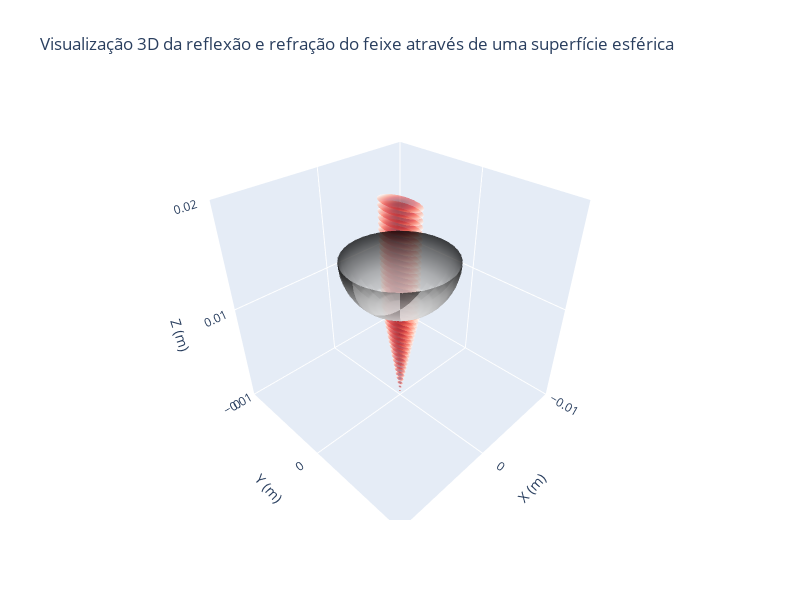

Notebook code cell kept with this figure:
### Code cell
gb = GaussianBeam.simple_astigmatic()
elipsoid = Surface(A=.5e-2, B=.5e-2, C=.5e-2, O=array([[0,0,1.5e-2]]).T)

gbi, gbr, gbt = elipsoid.reflect_and_refract(gb)

surface_el = elipsoid.surface()

zi = linspace(-1e-2,0, 20)
zr = linspace(0, 2e-2, 40)
zt = linspace(0, 2e-2, 40)

surfaces_i = gbi.wavefront_surfaces(zi)
surfaces_r = gbr.wavefront_surfaces(zr)
surfaces_t = gbt.wavefront_surfaces(zt)

fig_el = go.Figure()

plot_wavefronts(fig_el, [*surfaces_i, *surfaces_t])
plot_surface(fig_el, surface_el)

fig_el.update_layout(
    title="Visualização 3D da reflexão e refração do feixe através de uma superfície esférica",
    scene=dict(
        xaxis=dict(title='X (m)',range=[-1e-2, 1e-2]),
        yaxis=dict(title='Y (m)',range=[-1e-2, 1e-2]),
        zaxis=dict(title='Z (m)',range=[ 0, 2e-2]),
        aspectmode='cube'
    ),
    autosize=False,
    width=800,
    height=600,
)

fig_el.show()

### Figure 1 — Plotly figure (JSON) as saved in the notebook; plotly's stock layout.template omitted (floating-point values rounded to 4 significant figures; data arrays with more than 128 entries replaced by an {"elided": "..."} marker saying what was removed)
{"data": [{"colorscale": [[0, "rgb(255,245,240)"], [0.125, "rgb(254,224,210)"], [0.25, "rgb(252,187,161)"], [0.375, "rgb(252,146,114)"], [0.5, "rgb(251,106,74)"], [0.625, "rgb(239,59,44)"], [0.75, "rgb(203,24,29)"], [0.875, "rgb(165,15,21)"], [1, "rgb(103,0,13)"]], "hoverinfo": "none", "opacity": 0.5, "showlegend": false, "showscale": false, "type": "surface", "x": {"elided": "20x20 float values"}, "y": {"elided": "20x20 float values"}, "z": {"elided": "20x20 float values"}}, {"colorscale": [[0, "rgb(255,245,240)"], [0.125, "rgb(254,224,210)"], [0.25, "rgb(252,187,161)"], [0.375, "rgb(252,146,114)"], [0.5, "rgb(251,106,74)"], [0.625, "rgb(239,59,44)"], [0.75, "rgb(203,24,29)"], [0.875, "rgb(165,15,21)"], [1, "rgb(103,0,13)"]], "hoverinfo": "none", "opacity": 0.5, "showlegend": false, "showscale": false, "type": "surface", "x": {"elided": "20x20 float values"}, "y": {"elided": "20x20 float values"}, "z": {"elided": "20x20 float values"}}, {"colorscale": [[0, "rgb(255,245,240)"], [0.125, "rgb(254,224,210)"], [0.25, "rgb(252,187,161)"], [0.375, "rgb(252,146,114)"], [0.5, "rgb(251,106,74)"], [0.625, "rgb(239,59,44)"], [0.75, "rgb(203,24,29)"], [0.875, "rgb(165,15,21)"], [1, "rgb(103,0,13)"]], "hoverinfo": "none", "opacity": 0.5, "showlegend": false, "showscale": false, "type": "surface", "x": {"elided": "20x20 float values"}, "y": {"elided": "20x20 float values"}, "z": {"elided": "20x20 float values"}}, {"colorscale": [[0, "rgb(255,245,240)"], [0.125, "rgb(254,224,210)"], [0.25, "rgb(252,187,161)"], [0.375, "rgb(252,146,114)"], [0.5, "rgb(251,106,74)"], [0.625, "rgb(239,59,44)"], [0.75, "rgb(203,24,29)"], [0.875, "rgb(165,15,21)"], [1, "rgb(103,0,13)"]], "hoverinfo": "none", "opacity": 0.5, "showlegend": false, "showscale": false, "type": "surface", "x": {"elided": "20x20 float values"}, "y": {"elided": "20x20 float values"}, "z": {"elided": "20x20 float values"}}, {"colorscale": [[0, "rgb(255,245,240)"], [0.125, "rgb(254,224,210)"], [0.25, "rgb(252,187,161)"], [0.375, "rgb(252,146,114)"], [0.5, "rgb(251,106,74)"], [0.625, "rgb(239,59,44)"], [0.75, "rgb(203,24,29)"], [0.875, "rgb(165,15,21)"], [1, "rgb(103,0,13)"]], "hoverinfo": "none", "opacity": 0.5, "showlegend": false, "showscale": false, "type": "surface", "x": {"elided": "20x20 float values"}, "y": {"elided": "20x20 float values"}, "z": {"elided": "20x20 float values"}}, {"colorscale": [[0, "rgb(255,245,240)"], [0.125, "rgb(254,224,210)"], [0.25, "rgb(252,187,161)"], [0.375, "rgb(252,146,114)"], [0.5, "rgb(251,106,74)"], [0.625, "rgb(239,59,44)"], [0.75, "rgb(203,24,29)"], [0.875, "rgb(165,15,21)"], [1, "rgb(103,0,13)"]], "hoverinfo": "none", "opacity": 0.5, "showlegend": false, "showscale": false, "type": "surface", "x": {"elided": "20x20 float values"}, "y": {"elided": "20x20 float values"}, "z": {"elided": "20x20 float values"}}, {"colorscale": [[0, "rgb(255,245,240)"], [0.125, "rgb(254,224,210)"], [0.25, "rgb(252,187,161)"], [0.375, "rgb(252,146,114)"], [0.5, "rgb(251,106,74)"], [0.625, "rgb(239,59,44)"], [0.75, "rgb(203,24,29)"], [0.875, "rgb(165,15,21)"], [1, "rgb(103,0,13)"]], "hoverinfo": "none", "opacity": 0.5, "showlegend": false, "showscale": false, "type": "surface", "x": {"elided": "20x20 float values"}, "y": {"elided": "20x20 float values"}, "z": {"elided": "20x20 float values"}}, {"colorscale": [[0, "rgb(255,245,240)"], [0.125, "rgb(254,224,210)"], [0.25, "rgb(252,187,161)"], [0.375, "rgb(252,146,114)"], [0.5, "rgb(251,106,74)"], [0.625, "rgb(239,59,44)"], [0.75, "rgb(203,24,29)"], [0.875, "rgb(165,15,21)"], [1, "rgb(103,0,13)"]], "hoverinfo": "none", "opacity": 0.5, "showlegend": false, "showscale": false, "type": "surface", "x": {"elided": "20x20 float values"}, "y": {"elided": "20x20 float values"}, "z": {"elided": "20x20 float values"}}, {"colorscale": [[0, "rgb(255,245,240)"], [0.125, "rgb(254,224,210)"], [0.25, "rgb(252,187,161)"], [0.375, "rgb(252,146,114)"], [0.5, "rgb(251,106,74)"], [0.625, "rgb(239,59,44)"], [0.75, "rgb(203,24,29)"], [0.875, "rgb(165,15,21)"], [1, "rgb(103,0,13)"]], "hoverinfo": "none", "opacity": 0.5, "showlegend": false, "showscale": false, "type": "surface", "x": {"elided": "20x20 float values"}, "y": {"elided": "20x20 float values"}, "z": {"elided": "20x20 float values"}}, {"colorscale": [[0, "rgb(255,245,240)"], [0.125, "rgb(254,224,210)"], [0.25, "rgb(252,187,161)"], [0.375, "rgb(252,146,114)"], [0.5, "rgb(251,106,74)"], [0.625, "rgb(239,59,44)"], [0.75, "rgb(203,24,29)"], [0.875, "rgb(165,15,21)"], [1, "rgb(103,0,13)"]], "hoverinfo": "none", "opacity": 0.5, "showlegend": false, "showscale": false, "type": "surface", "x": {"elided": "20x20 float values"}, "y": {"elided": "20x20 float values"}, "z": {"elided": "20x20 float values"}}, {"colorscale": [[0, "rgb(255,245,240)"], [0.125, "rgb(254,224,210)"], [0.25, "rgb(252,187,161)"], [0.375, "rgb(252,146,114)"], [0.5, "rgb(251,106,74)"], [0.625, "rgb(239,59,44)"], [0.75, "rgb(203,24,29)"], [0.875, "rgb(165,15,21)"], [1, "rgb(103,0,13)"]], "hoverinfo": "none", "opacity": 0.5, "showlegend": false, "showscale": false, "type": "surface", "x": {"elided": "20x20 float values"}, "y": {"elided": "20x20 float values"}, "z": {"elided": "20x20 float values"}}, {"colorscale": [[0, "rgb(255,245,240)"], [0.125, "rgb(254,224,210)"], [0.25, "rgb(252,187,161)"], [0.375, "rgb(252,146,114)"], [0.5, "rgb(251,106,74)"], [0.625, "rgb(239,59,44)"], [0.75, "rgb(203,24,29)"], [0.875, "rgb(165,15,21)"], [1, "rgb(103,0,13)"]], "hoverinfo": "none", "opacity": 0.5, "showlegend": false, "showscale": false, "type": "surface", "x": {"elided": "20x20 float values"}, "y": {"elided": "20x20 float values"}, "z": {"elided": "20x20 float values"}}, {"colorscale": [[0, "rgb(255,245,240)"], [0.125, "rgb(254,224,210)"], [0.25, "rgb(252,187,161)"], [0.375, "rgb(252,146,114)"], [0.5, "rgb(251,106,74)"], [0.625, "rgb(239,59,44)"], [0.75, "rgb(203,24,29)"], [0.875, "rgb(165,15,21)"], [1, "rgb(103,0,13)"]], "hoverinfo": "none", "opacity": 0.5, "showlegend": false, "showscale": false, "type": "surface", "x": {"elided": "20x20 float values"}, "y": {"elided": "20x20 float values"}, "z": {"elided": "20x20 float values"}}, {"colorscale": [[0, "rgb(255,245,240)"], [0.125, "rgb(254,224,210)"], [0.25, "rgb(252,187,161)"], [0.375, "rgb(252,146,114)"], [0.5, "rgb(251,106,74)"], [0.625, "rgb(239,59,44)"], [0.75, "rgb(203,24,29)"], [0.875, "rgb(165,15,21)"], [1, "rgb(103,0,13)"]], "hoverinfo": "none", "opacity": 0.5, "showlegend": false, "showscale": false, "type": "surface", "x": {"elided": "20x20 float values"}, "y": {"elided": "20x20 float values"}, "z": {"elided": "20x20 float values"}}, {"colorscale": [[0, "rgb(255,245,240)"], [0.125, "rgb(254,224,210)"], [0.25, "rgb(252,187,161)"], [0.375, "rgb(252,146,114)"], [0.5, "rgb(251,106,74)"], [0.625, "rgb(239,59,44)"], [0.75, "rgb(203,24,29)"], [0.875, "rgb(165,15,21)"], [1, "rgb(103,0,13)"]], "hoverinfo": "none", "opacity": 0.5, "showlegend": false, "showscale": false, "type": "surface", "x": {"elided": "20x20 float values"}, "y": {"elided": "20x20 float values"}, "z": {"elided": "20x20 float values"}}, {"colorscale": [[0, "rgb(255,245,240)"], [0.125, "rgb(254,224,210)"], [0.25, "rgb(252,187,161)"], [0.375, "rgb(252,146,114)"], [0.5, "rgb(251,106,74)"], [0.625, "rgb(239,59,44)"], [0.75, "rgb(203,24,29)"], [0.875, "rgb(165,15,21)"], [1, "rgb(103,0,13)"]], "hoverinfo": "none", "opacity": 0.5, "showlegend": false, "showscale": false, "type": "surface", "x": {"elided": "20x20 float values"}, "y": {"elided": "20x20 float values"}, "z": {"elided": "20x20 float values"}}, {"colorscale": [[0, "rgb(255,245,240)"], [0.125, "rgb(254,224,210)"], [0.25, "rgb(252,187,161)"], [0.375, "rgb(252,146,114)"], [0.5, "rgb(251,106,74)"], [0.625, "rgb(239,59,44)"], [0.75, "rgb(203,24,29)"], [0.875, "rgb(165,15,21)"], [1, "rgb(103,0,13)"]], "hoverinfo": "none", "opacity": 0.5, "showlegend": false, "showscale": false, "type": "surface", "x": {"elided": "20x20 float values"}, "y": {"elided": "20x20 float values"}, "z": {"elided": "20x20 float values"}}, {"colorscale": [[0, "rgb(255,245,240)"], [0.125, "rgb(254,224,210)"], [0.25, "rgb(252,187,161)"], [0.375, "rgb(252,146,114)"], [0.5, "rgb(251,106,74)"], [0.625, "rgb(239,59,44)"], [0.75, "rgb(203,24,29)"], [0.875, "rgb(165,15,21)"], [1, "rgb(103,0,13)"]], "hoverinfo": "none", "opacity": 0.5, "showlegend": false, "showscale": false, "type": "surface", "x": {"elided": "20x20 float values"}, "y": {"elided": "20x20 float values"}, "z": {"elided": "20x20 float values"}}, {"colorscale": [[0, "rgb(255,245,240)"], [0.125, "rgb(254,224,210)"], [0.25, "rgb(252,187,161)"], [0.375, "rgb(252,146,114)"], [0.5, "rgb(251,106,74)"], [0.625, "rgb(239,59,44)"], [0.75, "rgb(203,24,29)"], [0.875, "rgb(165,15,21)"], [1, "rgb(103,0,13)"]], "hoverinfo": "none", "opacity": 0.5, "showlegend": false, "showscale": false, "type": "surface", "x": {"elided": "20x20 float values"}, "y": {"elided": "20x20 float values"}, "z": {"elided": "20x20 float values"}}, {"colorscale": [[0, "rgb(255,245,240)"], [0.125, "rgb(254,224,210)"], [0.25, "rgb(252,187,161)"], [0.375, "rgb(252,146,114)"], [0.5, "rgb(251,106,74)"], [0.625, "rgb(239,59,44)"], [0.75, "rgb(203,24,29)"], [0.875, "rgb(165,15,21)"], [1, "rgb(103,0,13)"]], "hoverinfo": "none", "opacity": 0.5, "showlegend": false, "showscale": false, "type": "surface", "x": {"elided": "20x20 float values"}, "y": {"elided": "20x20 float values"}, "z": {"elided": "20x20 float values"}}, {"colorscale": [[0, "rgb(255,245,240)"], [0.125, "rgb(254,224,210)"], [0.25, "rgb(252,187,161)"], [0.375, "rgb(252,146,114)"], [0.5, "rgb(251,106,74)"], [0.625, "rgb(239,59,44)"], [0.75, "rgb(203,24,29)"], [0.875, "rgb(165,15,21)"], [1, "rgb(103,0,13)"]], "hoverinfo": "none", "opacity": 0.5, "showlegend": false, "showscale": false, "type": "surface", "x": {"elided": "20x20 float values"}, "y": {"elided": "20x20 float values"}, "z": {"elided": "20x20 float values"}}, {"colorscale": [[0, "rgb(255,245,240)"], [0.125, "rgb(254,224,210)"], [0.25, "rgb(252,187,161)"], [0.375, "rgb(252,146,114)"], [0.5, "rgb(251,106,74)"], [0.625, "rgb(239,59,44)"], [0.75, "rgb(203,24,29)"], [0.875, "rgb(165,15,21)"], [1, "rgb(103,0,13)"]], "hoverinfo": "none", "opacity": 0.5, "showlegend": false, "showscale": false, "type": "surface", "x": {"elided": "20x20 float values"}, "y": {"elided": "20x20 float values"}, "z": {"elided": "20x20 float values"}}, {"colorscale": [[0, "rgb(255,245,240)"], [0.125, "rgb(254,224,210)"], [0.25, "rgb(252,187,161)"], [0.375, "rgb(252,146,114)"], [0.5, "rgb(251,106,74)"], [0.625, "rgb(239,59,44)"], [0.75, "rgb(203,24,29)"], [0.875, "rgb(165,15,21)"], [1, "rgb(103,0,13)"]], "hoverinfo": "none", "opacity": 0.5, "showlegend": false, "showscale": false, "type": "surface", "x": {"elided": "20x20 float values"}, "y": {"elided": "20x20 float values"}, "z": {"elided": "20x20 float values"}}, {"colorscale": [[0, "rgb(255,245,240)"], [0.125, "rgb(254,224,210)"], [0.25, "rgb(252,187,161)"], [0.375, "rgb(252,146,114)"], [0.5, "rgb(251,106,74)"], [0.625, "rgb(239,59,44)"], [0.75, "rgb(203,24,29)"], [0.875, "rgb(165,15,21)"], [1, "rgb(103,0,13)"]], "hoverinfo": "none", "opacity": 0.5, "showlegend": false, "showscale": false, "type": "surface", "x": {"elided": "20x20 float values"}, "y": {"elided": "20x20 float values"}, "z": {"elided": "20x20 float values"}}, {"colorscale": [[0, "rgb(255,245,240)"], [0.125, "rgb(254,224,210)"], [0.25, "rgb(252,187,161)"], [0.375, "rgb(252,146,114)"], [0.5, "rgb(251,106,74)"], [0.625, "rgb(239,59,44)"], [0.75, "rgb(203,24,29)"], [0.875, "rgb(165,15,21)"], [1, "rgb(103,0,13)"]], "hoverinfo": "none", "opacity": 0.5, "showlegend": false, "showscale": false, "type": "surface", "x": {"elided": "20x20 float values"}, "y": {"elided": "20x20 float values"}, "z": {"elided": "20x20 float values"}}, {"colorscale": [[0, "rgb(255,245,240)"], [0.125, "rgb(254,224,210)"], [0.25, "rgb(252,187,161)"], [0.375, "rgb(252,146,114)"], [0.5, "rgb(251,106,74)"], [0.625, "rgb(239,59,44)"], [0.75, "rgb(203,24,29)"], [0.875, "rgb(165,15,21)"], [1, "rgb(103,0,13)"]], "hoverinfo": "none", "opacity": 0.5, "showlegend": false, "showscale": false, "type": "surface", "x": {"elided": "20x20 float values"}, "y": {"elided": "20x20 float values"}, "z": {"elided": "20x20 float values"}}, {"colorscale": [[0, "rgb(255,245,240)"], [0.125, "rgb(254,224,210)"], [0.25, "rgb(252,187,161)"], [0.375, "rgb(252,146,114)"], [0.5, "rgb(251,106,74)"], [0.625, "rgb(239,59,44)"], [0.75, "rgb(203,24,29)"], [0.875, "rgb(165,15,21)"], [1, "rgb(103,0,13)"]], "hoverinfo": "none", "opacity": 0.5, "showlegend": false, "showscale": false, "type": "surface", "x": {"elided": "20x20 float values"}, "y": {"elided": "20x20 float values"}, "z": {"elided": "20x20 float values"}}, {"colorscale": [[0, "rgb(255,245,240)"], [0.125, "rgb(254,224,210)"], [0.25, "rgb(252,187,161)"], [0.375, "rgb(252,146,114)"], [0.5, "rgb(251,106,74)"], [0.625, "rgb(239,59,44)"], [0.75, "rgb(203,24,29)"], [0.875, "rgb(165,15,21)"], [1, "rgb(103,0,13)"]], "hoverinfo": "none", "opacity": 0.5, "showlegend": false, "showscale": false, "type": "surface", "x": {"elided": "20x20 float values"}, "y": {"elided": "20x20 float values"}, "z": {"elided": "20x20 float values"}}, {"colorscale": [[0, "rgb(255,245,240)"], [0.125, "rgb(254,224,210)"], [0.25, "rgb(252,187,161)"], [0.375, "rgb(252,146,114)"], [0.5, "rgb(251,106,74)"], [0.625, "rgb(239,59,44)"], [0.75, "rgb(203,24,29)"], [0.875, "rgb(165,15,21)"], [1, "rgb(103,0,13)"]], "hoverinfo": "none", "opacity": 0.5, "showlegend": false, "showscale": false, "type": "surface", "x": {"elided": "20x20 float values"}, "y": {"elided": "20x20 float values"}, "z": {"elided": "20x20 float values"}}, {"colorscale": [[0, "rgb(255,245,240)"], [0.125, "rgb(254,224,210)"], [0.25, "rgb(252,187,161)"], [0.375, "rgb(252,146,114)"], [0.5, "rgb(251,106,74)"], [0.625, "rgb(239,59,44)"], [0.75, "rgb(203,24,29)"], [0.875, "rgb(165,15,21)"], [1, "rgb(103,0,13)"]], "hoverinfo": "none", "opacity": 0.5, "showlegend": false, "showscale": false, "type": "surface", "x": {"elided": "20x20 float values"}, "y": {"elided": "20x20 float values"}, "z": {"elided": "20x20 float values"}}, {"colorscale": [[0, "rgb(255,245,240)"], [0.125, "rgb(254,224,210)"], [0.25, "rgb(252,187,161)"], [0.375, "rgb(252,146,114)"], [0.5, "rgb(251,106,74)"], [0.625, "rgb(239,59,44)"], [0.75, "rgb(203,24,29)"], [0.875, "rgb(165,15,21)"], [1, "rgb(103,0,13)"]], "hoverinfo": "none", "opacity": 0.5, "showlegend": false, "showscale": false, "type": "surface", "x": {"elided": "20x20 float values"}, "y": {"elided": "20x20 float values"}, "z": {"elided": "20x20 float values"}}, {"colorscale": [[0, "rgb(255,245,240)"], [0.125, "rgb(254,224,210)"], [0.25, "rgb(252,187,161)"], [0.375, "rgb(252,146,114)"], [0.5, "rgb(251,106,74)"], [0.625, "rgb(239,59,44)"], [0.75, "rgb(203,24,29)"], [0.875, "rgb(165,15,21)"], [1, "rgb(103,0,13)"]], "hoverinfo": "none", "opacity": 0.5, "showlegend": false, "showscale": false, "type": "surface", "x": {"elided": "20x20 float values"}, "y": {"elided": "20x20 float values"}, "z": {"elided": "20x20 float values"}}, {"colorscale": [[0, "rgb(255,245,240)"], [0.125, "rgb(254,224,210)"], [0.25, "rgb(252,187,161)"], [0.375, "rgb(252,146,114)"], [0.5, "rgb(251,106,74)"], [0.625, "rgb(239,59,44)"], [0.75, "rgb(203,24,29)"], [0.875, "rgb(165,15,21)"], [1, "rgb(103,0,13)"]], "hoverinfo": "none", "opacity": 0.5, "showlegend": false, "showscale": false, "type": "surface", "x": {"elided": "20x20 float values"}, "y": {"elided": "20x20 float values"}, "z": {"elided": "20x20 float values"}}, {"colorscale": [[0, "rgb(255,245,240)"], [0.125, "rgb(254,224,210)"], [0.25, "rgb(252,187,161)"], [0.375, "rgb(252,146,114)"], [0.5, "rgb(251,106,74)"], [0.625, "rgb(239,59,44)"], [0.75, "rgb(203,24,29)"], [0.875, "rgb(165,15,21)"], [1, "rgb(103,0,13)"]], "hoverinfo": "none", "opacity": 0.5, "showlegend": false, "showscale": false, "type": "surface", "x": {"elided": "20x20 float values"}, "y": {"elided": "20x20 float values"}, "z": {"elided": "20x20 float values"}}, {"colorscale": [[0, "rgb(255,245,240)"], [0.125, "rgb(254,224,210)"], [0.25, "rgb(252,187,161)"], [0.375, "rgb(252,146,114)"], [0.5, "rgb(251,106,74)"], [0.625, "rgb(239,59,44)"], [0.75, "rgb(203,24,29)"], [0.875, "rgb(165,15,21)"], [1, "rgb(103,0,13)"]], "hoverinfo": "none", "opacity": 0.5, "showlegend": false, "showscale": false, "type": "surface", "x": {"elided": "20x20 float values"}, "y": {"elided": "20x20 float values"}, "z": {"elided": "20x20 float values"}}, {"colorscale": [[0, "rgb(255,245,240)"], [0.125, "rgb(254,224,210)"], [0.25, "rgb(252,187,161)"], [0.375, "rgb(252,146,114)"], [0.5, "rgb(251,106,74)"], [0.625, "rgb(239,59,44)"], [0.75, "rgb(203,24,29)"], [0.875, "rgb(165,15,21)"], [1, "rgb(103,0,13)"]], "hoverinfo": "none", "opacity": 0.5, "showlegend": false, "showscale": false, "type": "surface", "x": {"elided": "20x20 float values"}, "y": {"elided": "20x20 float values"}, "z": {"elided": "20x20 float values"}}, {"colorscale": [[0, "rgb(255,245,240)"], [0.125, "rgb(254,224,210)"], [0.25, "rgb(252,187,161)"], [0.375, "rgb(252,146,114)"], [0.5, "rgb(251,106,74)"], [0.625, "rgb(239,59,44)"], [0.75, "rgb(203,24,29)"], [0.875, "rgb(165,15,21)"], [1, "rgb(103,0,13)"]], "hoverinfo": "none", "opacity": 0.5, "showlegend": false, "showscale": false, "type": "surface", "x": {"elided": "20x20 float values"}, "y": {"elided": "20x20 float values"}, "z": {"elided": "20x20 float values"}}, {"colorscale": [[0, "rgb(255,245,240)"], [0.125, "rgb(254,224,210)"], [0.25, "rgb(252,187,161)"], [0.375, "rgb(252,146,114)"], [0.5, "rgb(251,106,74)"], [0.625, "rgb(239,59,44)"], [0.75, "rgb(203,24,29)"], [0.875, "rgb(165,15,21)"], [1, "rgb(103,0,13)"]], "hoverinfo": "none", "opacity": 0.5, "showlegend": false, "showscale": false, "type": "surface", "x": {"elided": "20x20 float values"}, "y": {"elided": "20x20 float values"}, "z": {"elided": "20x20 float values"}}, {"colorscale": [[0, "rgb(255,245,240)"], [0.125, "rgb(254,224,210)"], [0.25, "rgb(252,187,161)"], [0.375, "rgb(252,146,114)"], [0.5, "rgb(251,106,74)"], [0.625, "rgb(239,59,44)"], [0.75, "rgb(203,24,29)"], [0.875, "rgb(165,15,21)"], [1, "rgb(103,0,13)"]], "hoverinfo": "none", "opacity": 0.5, "showlegend": false, "showscale": false, "type": "surface", "x": {"elided": "20x20 float values"}, "y": {"elided": "20x20 float values"}, "z": {"elided": "20x20 float values"}}, {"colorscale": [[0, "rgb(255,245,240)"], [0.125, "rgb(254,224,210)"], [0.25, "rgb(252,187,161)"], [0.375, "rgb(252,146,114)"], [0.5, "rgb(251,106,74)"], [0.625, "rgb(239,59,44)"], [0.75, "rgb(203,24,29)"], [0.875, "rgb(165,15,21)"], [1, "rgb(103,0,13)"]], "hoverinfo": "none", "opacity": 0.5, "showlegend": false, "showscale": false, "type": "surface", "x": {"elided": "20x20 float values"}, "y": {"elided": "20x20 float values"}, "z": {"elided": "20x20 float values"}}, {"colorscale": [[0, "rgb(255,245,240)"], [0.125, "rgb(254,224,210)"], [0.25, "rgb(252,187,161)"], [0.375, "rgb(252,146,114)"], [0.5, "rgb(251,106,74)"], [0.625, "rgb(239,59,44)"], [0.75, "rgb(203,24,29)"], [0.875, "rgb(165,15,21)"], [1, "rgb(103,0,13)"]], "hoverinfo": "none", "opacity": 0.5, "showlegend": false, "showscale": false, "type": "surface", "x": {"elided": "20x20 float values"}, "y": {"elided": "20x20 float values"}, "z": {"elided": "20x20 float values"}}, {"colorscale": [[0, "rgb(255,245,240)"], [0.125, "rgb(254,224,210)"], [0.25, "rgb(252,187,161)"], [0.375, "rgb(252,146,114)"], [0.5, "rgb(251,106,74)"], [0.625, "rgb(239,59,44)"], [0.75, "rgb(203,24,29)"], [0.875, "rgb(165,15,21)"], [1, "rgb(103,0,13)"]], "hoverinfo": "none", "opacity": 0.5, "showlegend": false, "showscale": false, "type": "surface", "x": {"elided": "20x20 float values"}, "y": {"elided": "20x20 float values"}, "z": {"elided": "20x20 float values"}}, {"colorscale": [[0, "rgb(255,245,240)"], [0.125, "rgb(254,224,210)"], [0.25, "rgb(252,187,161)"], [0.375, "rgb(252,146,114)"], [0.5, "rgb(251,106,74)"], [0.625, "rgb(239,59,44)"], [0.75, "rgb(203,24,29)"], [0.875, "rgb(165,15,21)"], [1, "rgb(103,0,13)"]], "hoverinfo": "none", "opacity": 0.5, "showlegend": false, "showscale": false, "type": "surface", "x": {"elided": "20x20 float values"}, "y": {"elided": "20x20 float values"}, "z": {"elided": "20x20 float values"}}, {"colorscale": [[0, "rgb(255,245,240)"], [0.125, "rgb(254,224,210)"], [0.25, "rgb(252,187,161)"], [0.375, "rgb(252,146,114)"], [0.5, "rgb(251,106,74)"], [0.625, "rgb(239,59,44)"], [0.75, "rgb(203,24,29)"], [0.875, "rgb(165,15,21)"], [1, "rgb(103,0,13)"]], "hoverinfo": "none", "opacity": 0.5, "showlegend": false, "showscale": false, "type": "surface", "x": {"elided": "20x20 float values"}, "y": {"elided": "20x20 float values"}, "z": {"elided": "20x20 float values"}}, {"colorscale": [[0, "rgb(255,245,240)"], [0.125, "rgb(254,224,210)"], [0.25, "rgb(252,187,161)"], [0.375, "rgb(252,146,114)"], [0.5, "rgb(251,106,74)"], [0.625, "rgb(239,59,44)"], [0.75, "rgb(203,24,29)"], [0.875, "rgb(165,15,21)"], [1, "rgb(103,0,13)"]], "hoverinfo": "none", "opacity": 0.5, "showlegend": false, "showscale": false, "type": "surface", "x": {"elided": "20x20 float values"}, "y": {"elided": "20x20 float values"}, "z": {"elided": "20x20 float values"}}, {"colorscale": [[0, "rgb(255,245,240)"], [0.125, "rgb(254,224,210)"], [0.25, "rgb(252,187,161)"], [0.375, "rgb(252,146,114)"], [0.5, "rgb(251,106,74)"], [0.625, "rgb(239,59,44)"], [0.75, "rgb(203,24,29)"], [0.875, "rgb(165,15,21)"], [1, "rgb(103,0,13)"]], "hoverinfo": "none", "opacity": 0.5, "showlegend": false, "showscale": false, "type": "surface", "x": {"elided": "20x20 float values"}, "y": {"elided": "20x20 float values"}, "z": {"elided": "20x20 float values"}}, {"colorscale": [[0, "rgb(255,245,240)"], [0.125, "rgb(254,224,210)"], [0.25, "rgb(252,187,161)"], [0.375, "rgb(252,146,114)"], [0.5, "rgb(251,106,74)"], [0.625, "rgb(239,59,44)"], [0.75, "rgb(203,24,29)"], [0.875, "rgb(165,15,21)"], [1, "rgb(103,0,13)"]], "hoverinfo": "none", "opacity": 0.5, "showlegend": false, "showscale": false, "type": "surface", "x": {"elided": "20x20 float values"}, "y": {"elided": "20x20 float values"}, "z": {"elided": "20x20 float values"}}, {"colorscale": [[0, "rgb(255,245,240)"], [0.125, "rgb(254,224,210)"], [0.25, "rgb(252,187,161)"], [0.375, "rgb(252,146,114)"], [0.5, "rgb(251,106,74)"], [0.625, "rgb(239,59,44)"], [0.75, "rgb(203,24,29)"], [0.875, "rgb(165,15,21)"], [1, "rgb(103,0,13)"]], "hoverinfo": "none", "opacity": 0.5, "showlegend": false, "showscale": false, "type": "surface", "x": {"elided": "20x20 float values"}, "y": {"elided": "20x20 float values"}, "z": {"elided": "20x20 float values"}}, {"colorscale": [[0, "rgb(255,245,240)"], [0.125, "rgb(254,224,210)"], [0.25, "rgb(252,187,161)"], [0.375, "rgb(252,146,114)"], [0.5, "rgb(251,106,74)"], [0.625, "rgb(239,59,44)"], [0.75, "rgb(203,24,29)"], [0.875, "rgb(165,15,21)"], [1, "rgb(103,0,13)"]], "hoverinfo": "none", "opacity": 0.5, "showlegend": false, "showscale": false, "type": "surface", "x": {"elided": "20x20 float values"}, "y": {"elided": "20x20 float values"}, "z": {"elided": "20x20 float values"}}, {"colorscale": [[0, "rgb(255,245,240)"], [0.125, "rgb(254,224,210)"], [0.25, "rgb(252,187,161)"], [0.375, "rgb(252,146,114)"], [0.5, "rgb(251,106,74)"], [0.625, "rgb(239,59,44)"], [0.75, "rgb(203,24,29)"], [0.875, "rgb(165,15,21)"], [1, "rgb(103,0,13)"]], "hoverinfo": "none", "opacity": 0.5, "showlegend": false, "showscale": false, "type": "surface", "x": {"elided": "20x20 float values"}, "y": {"elided": "20x20 float values"}, "z": {"elided": "20x20 float values"}}, {"colorscale": [[0, "rgb(255,245,240)"], [0.125, "rgb(254,224,210)"], [0.25, "rgb(252,187,161)"], [0.375, "rgb(252,146,114)"], [0.5, "rgb(251,106,74)"], [0.625, "rgb(239,59,44)"], [0.75, "rgb(203,24,29)"], [0.875, "rgb(165,15,21)"], [1, "rgb(103,0,13)"]], "hoverinfo": "none", "opacity": 0.5, "showlegend": false, "showscale": false, "type": "surface", "x": {"elided": "20x20 float values"}, "y": {"elided": "20x20 float values"}, "z": {"elided": "20x20 float values"}}, {"colorscale": [[0, "rgb(255,245,240)"], [0.125, "rgb(254,224,210)"], [0.25, "rgb(252,187,161)"], [0.375, "rgb(252,146,114)"], [0.5, "rgb(251,106,74)"], [0.625, "rgb(239,59,44)"], [0.75, "rgb(203,24,29)"], [0.875, "rgb(165,15,21)"], [1, "rgb(103,0,13)"]], "hoverinfo": "none", "opacity": 0.5, "showlegend": false, "showscale": false, "type": "surface", "x": {"elided": "20x20 float values"}, "y": {"elided": "20x20 float values"}, "z": {"elided": "20x20 float values"}}, {"colorscale": [[0, "rgb(255,245,240)"], [0.125, "rgb(254,224,210)"], [0.25, "rgb(252,187,161)"], [0.375, "rgb(252,146,114)"], [0.5, "rgb(251,106,74)"], [0.625, "rgb(239,59,44)"], [0.75, "rgb(203,24,29)"], [0.875, "rgb(165,15,21)"], [1, "rgb(103,0,13)"]], "hoverinfo": "none", "opacity": 0.5, "showlegend": false, "showscale": false, "type": "surface", "x": {"elided": "20x20 float values"}, "y": {"elided": "20x20 float values"}, "z": {"elided": "20x20 float values"}}, {"colorscale": [[0, "rgb(255,245,240)"], [0.125, "rgb(254,224,210)"], [0.25, "rgb(252,187,161)"], [0.375, "rgb(252,146,114)"], [0.5, "rgb(251,106,74)"], [0.625, "rgb(239,59,44)"], [0.75, "rgb(203,24,29)"], [0.875, "rgb(165,15,21)"], [1, "rgb(103,0,13)"]], "hoverinfo": "none", "opacity": 0.5, "showlegend": false, "showscale": false, "type": "surface", "x": {"elided": "20x20 float values"}, "y": {"elided": "20x20 float values"}, "z": {"elided": "20x20 float values"}}, {"colorscale": [[0, "rgb(255,245,240)"], [0.125, "rgb(254,224,210)"], [0.25, "rgb(252,187,161)"], [0.375, "rgb(252,146,114)"], [0.5, "rgb(251,106,74)"], [0.625, "rgb(239,59,44)"], [0.75, "rgb(203,24,29)"], [0.875, "rgb(165,15,21)"], [1, "rgb(103,0,13)"]], "hoverinfo": "none", "opacity": 0.5, "showlegend": false, "showscale": false, "type": "surface", "x": {"elided": "20x20 float values"}, "y": {"elided": "20x20 float values"}, "z": {"elided": "20x20 float values"}}, {"colorscale": [[0, "rgb(255,245,240)"], [0.125, "rgb(254,224,210)"], [0.25, "rgb(252,187,161)"], [0.375, "rgb(252,146,114)"], [0.5, "rgb(251,106,74)"], [0.625, "rgb(239,59,44)"], [0.75, "rgb(203,24,29)"], [0.875, "rgb(165,15,21)"], [1, "rgb(103,0,13)"]], "hoverinfo": "none", "opacity": 0.5, "showlegend": false, "showscale": false, "type": "surface", "x": {"elided": "20x20 float values"}, "y": {"elided": "20x20 float values"}, "z": {"elided": "20x20 float values"}}, {"colorscale": [[0, "rgb(255,245,240)"], [0.125, "rgb(254,224,210)"], [0.25, "rgb(252,187,161)"], [0.375, "rgb(252,146,114)"], [0.5, "rgb(251,106,74)"], [0.625, "rgb(239,59,44)"], [0.75, "rgb(203,24,29)"], [0.875, "rgb(165,15,21)"], [1, "rgb(103,0,13)"]], "hoverinfo": "none", "opacity": 0.5, "showlegend": false, "showscale": false, "type": "surface", "x": {"elided": "20x20 float values"}, "y": {"elided": "20x20 float values"}, "z": {"elided": "20x20 float values"}}, {"colorscale": [[0, "rgb(255,245,240)"], [0.125, "rgb(254,224,210)"], [0.25, "rgb(252,187,161)"], [0.375, "rgb(252,146,114)"], [0.5, "rgb(251,106,74)"], [0.625, "rgb(239,59,44)"], [0.75, "rgb(203,24,29)"], [0.875, "rgb(165,15,21)"], [1, "rgb(103,0,13)"]], "hoverinfo": "none", "opacity": 0.5, "showlegend": false, "showscale": false, "type": "surface", "x": {"elided": "20x20 float values"}, "y": {"elided": "20x20 float values"}, "z": {"elided": "20x20 float values"}}, {"colorscale": [[0, "rgb(255,245,240)"], [0.125, "rgb(254,224,210)"], [0.25, "rgb(252,187,161)"], [0.375, "rgb(252,146,114)"], [0.5, "rgb(251,106,74)"], [0.625, "rgb(239,59,44)"], [0.75, "rgb(203,24,29)"], [0.875, "rgb(165,15,21)"], [1, "rgb(103,0,13)"]], "hoverinfo": "none", "opacity": 0.5, "showlegend": false, "showscale": false, "type": "surface", "x": {"elided": "20x20 float values"}, "y": {"elided": "20x20 float values"}, "z": {"elided": "20x20 float values"}}, {"colorscale": [[0, "rgb(255,245,240)"], [0.125, "rgb(254,224,210)"], [0.25, "rgb(252,187,161)"], [0.375, "rgb(252,146,114)"], [0.5, "rgb(251,106,74)"], [0.625, "rgb(239,59,44)"], [0.75, "rgb(203,24,29)"], [0.875, "rgb(165,15,21)"], [1, "rgb(103,0,13)"]], "hoverinfo": "none", "opacity": 0.5, "showlegend": false, "showscale": false, "type": "surface", "x": {"elided": "20x20 float values"}, "y": {"elided": "20x20 float values"}, "z": {"elided": "20x20 float values"}}, {"colorscale": [[0, "rgb(255,255,255)"], [0.125, "rgb(240,240,240)"], [0.25, "rgb(217,217,217)"], [0.375, "rgb(189,189,189)"], [0.5, "rgb(150,150,150)"], [0.625, "rgb(115,115,115)"], [0.75, "rgb(82,82,82)"], [0.875, "rgb(37,37,37)"], [1, "rgb(0,0,0)"]], "hoverinfo": "none", "opacity": 0.5, "showlegend": false, "showscale": false, "type": "surface", "x": {"elided": "20x20 float values"}, "y": {"elided": "20x20 float values"}, "z": {"elided": "20x20 float values"}}], "layout": {"autosize": false, "height": 600, "scene": {"aspectmode": "cube", "xaxis": {"range": [-0.01, 0.01], "title": {"text": "X (m)"}}, "yaxis": {"range": [-0.01, 0.01], "title": {"text": "Y (m)"}}, "zaxis": {"range": [0, 0.02], "title": {"text": "Z (m)"}}}, "title": {"text": "Visualização 3D da reflexão e refração do feixe através de uma superfície esférica"}, "width": 800}}
